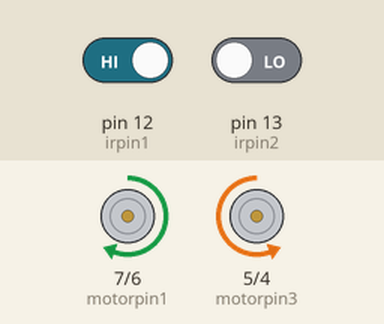
Recording of a sketch running on a simulated Arduino Uno, built with avr-gcc and run on an emulated ATmega328P. Parts: motor-driver pin pairs drawn as motors (green arrow = first pin HIGH = forward, orange = second pin HIGH = backward, longer = more drive, scaled by the enable pin). Inputs (shaded band) come from the test bench; at power-on: pin 12 (irpin1) HIGH, pin 13 (irpin2) LOW.

Above: at 1.2 s.
1.3 s: pin 12 (irpin1) driven LOW
At 2.5 s:
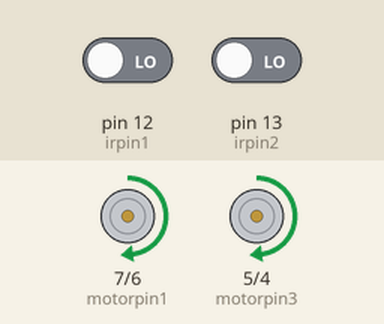
2.8 s: pin 13 (irpin2) driven HIGH
At 3.8 s:
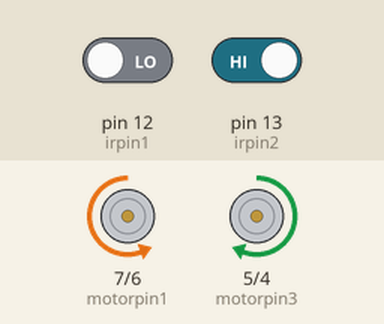
4.3 s: pin 13 (irpin2) driven LOW
At 4.9 s:
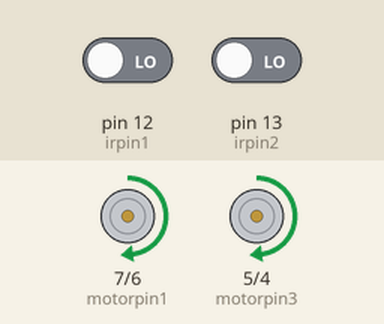
5.8 s: pin 12 (irpin1) driven HIGH
At 6.1 s:
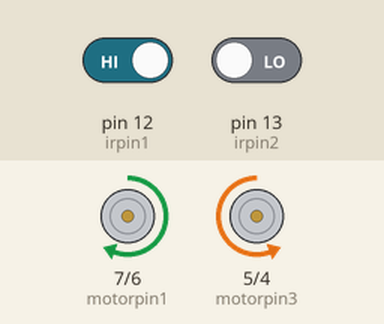
Timing chart, 0 to 8.3 s (numbered marks = the images above; inputs shaded):
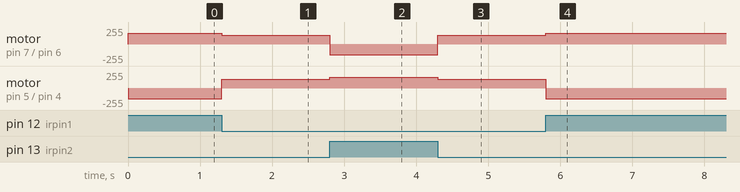

Measured:
- after the input at 1.3 s, motor on pin 7 (motorpin1) / pin 6 (motorpin2): forward 160/255 → forward 130/255 at once; motor on pin 5 (motorpin3) / pin 4 (motorpin4): backward 160/255 → forward 130/255 at once
- after the input at 2.8 s, motor on pin 7 (motorpin1) / pin 6 (motorpin2): forward 130/255 → backward 160/255 at once; motor on pin 5 (motorpin3) / pin 4 (motorpin4): forward 130/255 → forward 160/255 at once
- after the input at 4.3 s, motor on pin 7 (motorpin1) / pin 6 (motorpin2): backward 160/255 → forward 130/255 at once; motor on pin 5 (motorpin3) / pin 4 (motorpin4): forward 160/255 → forward 130/255 at once
- after the input at 5.8 s, motor on pin 7 (motorpin1) / pin 6 (motorpin2): forward 130/255 → forward 160/255 at once; motor on pin 5 (motorpin3) / pin 4 (motorpin4): forward 130/255 → backward 160/255 at once

The sketch:

linefollwer.ino
```cpp
int motorpin1=7;
int motorpin2=6;
int irpin1=12;
int motorpin3=5;
int motorpin4=4;
int irpin2=13;
int pwm1=3;
int pwm2=11;
int value1=0,value2=0;
int motorspeed=170;

void setup() {
  // put your setup code here, to run once:
pinMode( motorpin1,OUTPUT);
pinMode( motorpin2,OUTPUT);
pinMode( motorpin3,OUTPUT);
pinMode( motorpin4,OUTPUT);
pinMode( pwm1,OUTPUT);
pinMode( pwm2,OUTPUT);
pinMode(irpin1,INPUT);
pinMode(irpin2,INPUT);
Serial.begin(9600);
}

void loop() {
  // put your main code here, to run repeatedly:
 value1=digitalRead(irpin1);
 value2=digitalRead(irpin2);
 if(value1!=1 && value2!=1)
  {
    analogWrite(pwm1,motorspeed-40);
    analogWrite(pwm2,motorspeed-40);
    digitalWrite(motorpin1,HIGH);
    digitalWrite(motorpin2,LOW);
    digitalWrite(motorpin3,HIGH);
    digitalWrite(motorpin4,LOW);

  }
 else if(value1==1)
  {

    analogWrite(pwm1,motorspeed-10);
    analogWrite(pwm2,motorspeed-10);
   digitalWrite(motorpin1,HIGH);
   digitalWrite(motorpin2,LOW);
    digitalWrite(motorpin3,LOW);
     digitalWrite(motorpin4,HIGH);

  }
  else if(value2==1)
  {

    analogWrite(pwm1,motorspeed-10);
    analogWrite(pwm2,motorspeed-10);
     digitalWrite(motorpin1,LOW) ;
   digitalWrite(motorpin2,HIGH);
    digitalWrite(motorpin3,HIGH);
     digitalWrite(motorpin4,LOW) ;
  }


}
```
